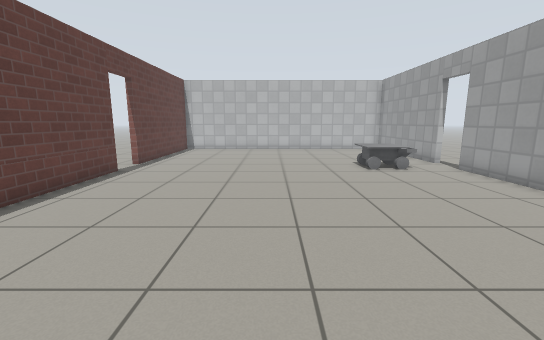
[1] (above)

12 first-person views from a walk through a robot-simulator world made for Gazebo. The camera is 1 m above the floor, tilts 10° down and sees 90° across. The floor is counted in squares, 0.5 m on a side. Each view is taken from the middle of a square. On the plan, view 1 faces up. The plan holds only what a view shows up to about 16 squares ahead; the rest is blank. Robots are left out. Simple patterns stand in for the simulator's built-in surfaces. Simple shapes stand in for some stock models.

[2]
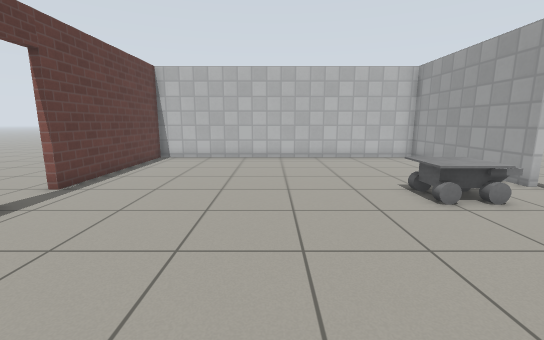

[3]
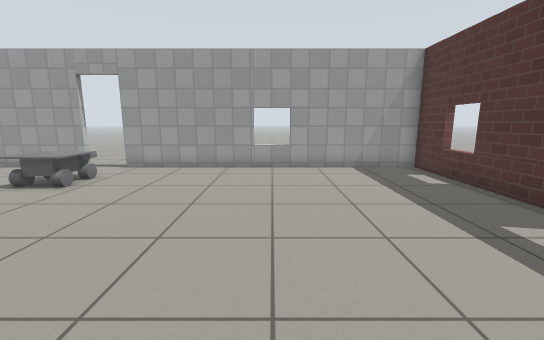

[4]
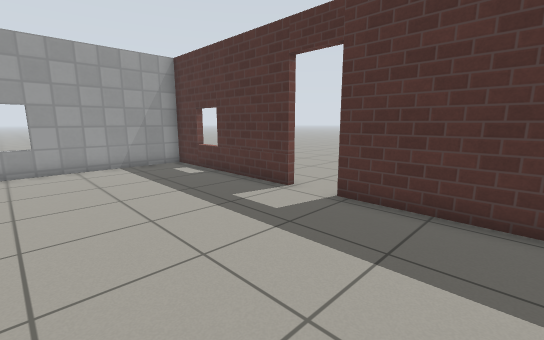

[5]
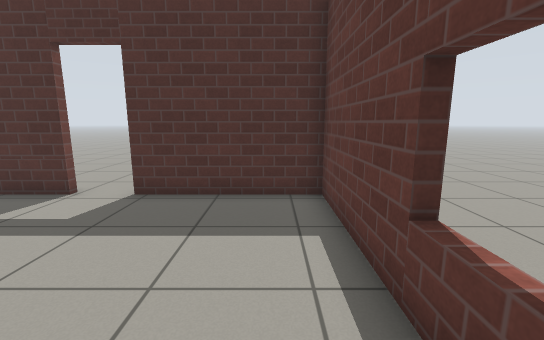

[6]
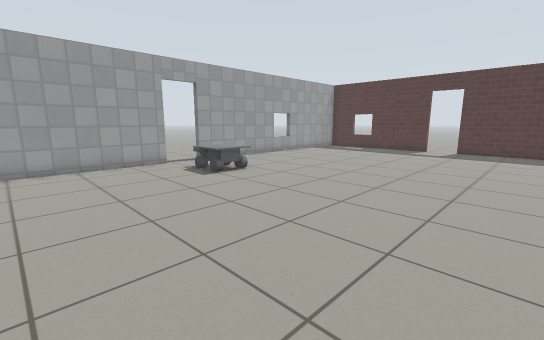

[7]
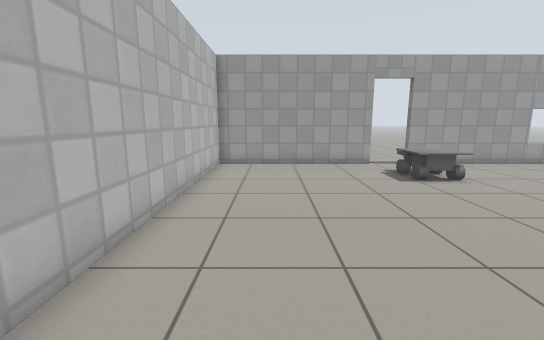

[8]
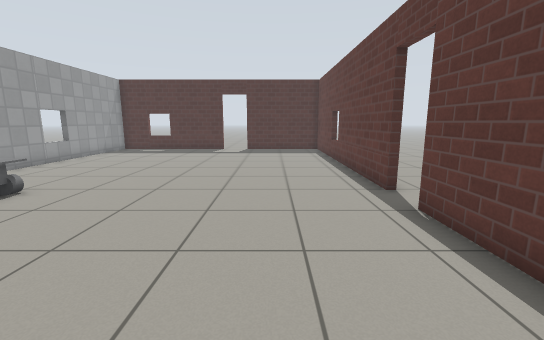

[9]
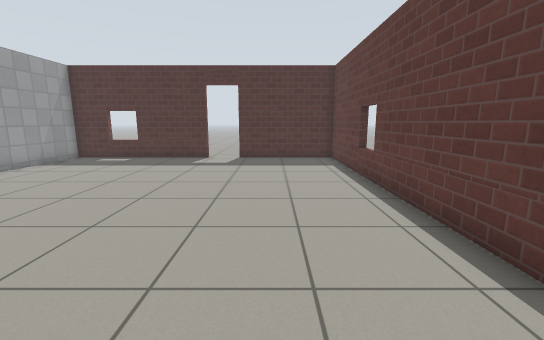

[10]
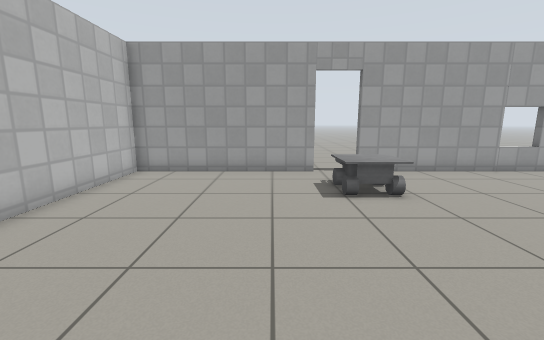

[11]
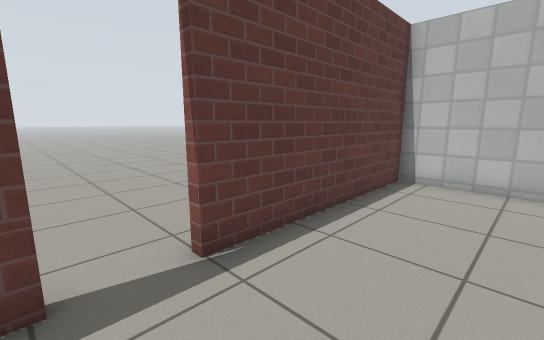

[12]
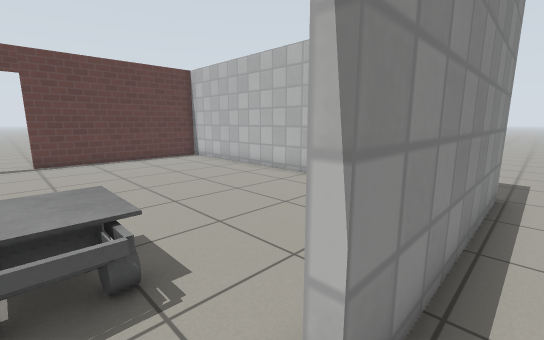

### Floor plan
Points are (right, up) in squares from view 1. A wall is a line through its corners. A room is listed if a view was taken in it or the views show most of it. See-through windows are left out.
Room 1 (views 1, 2, 3, 4, 5, 6, 7, 8, 9, 10, 11)
walls: (-6.4, 11.1) (-6.4, -1.4) (-1.1, -1.4); (8, 13.2) (8, 20.5) (-6.4, 20.5) (-6.4, 12.9); (0.6, -1.4) (8, -1.4) (8, 11.5)
ways out: open door at (8, 12.5) to room 2; open door at (-6.8, 12); open door at (-0.5, -1.5)
objects: other object (4, 12) to (6, 13)
Room 2 (view 12)
walls: (8.3, 20.9) (8.3, 13.2)
ways out: open door at (8, 12.5) to room 1

Where each view was taken, in squares from view 1:
view 1: 0 up, 0 right, facing up
view 2: 5 up, 0 right, facing up
view 3: 5 up, 4 left, facing right
view 4: 5 up, 5 left, facing down-right
view 5: 6 up, 5 left, facing down
view 6: 19 up, 5 left, facing down-right
view 7: 18 up, 5 left, facing right
view 8: 19 up, 3 left, facing down
view 9: 14 up, 3 left, facing down
view 10: 15 up, 3 left, facing right
view 11: 11 up, 3 left, facing up-left
view 12: 12 up, 9 right, facing up-left
